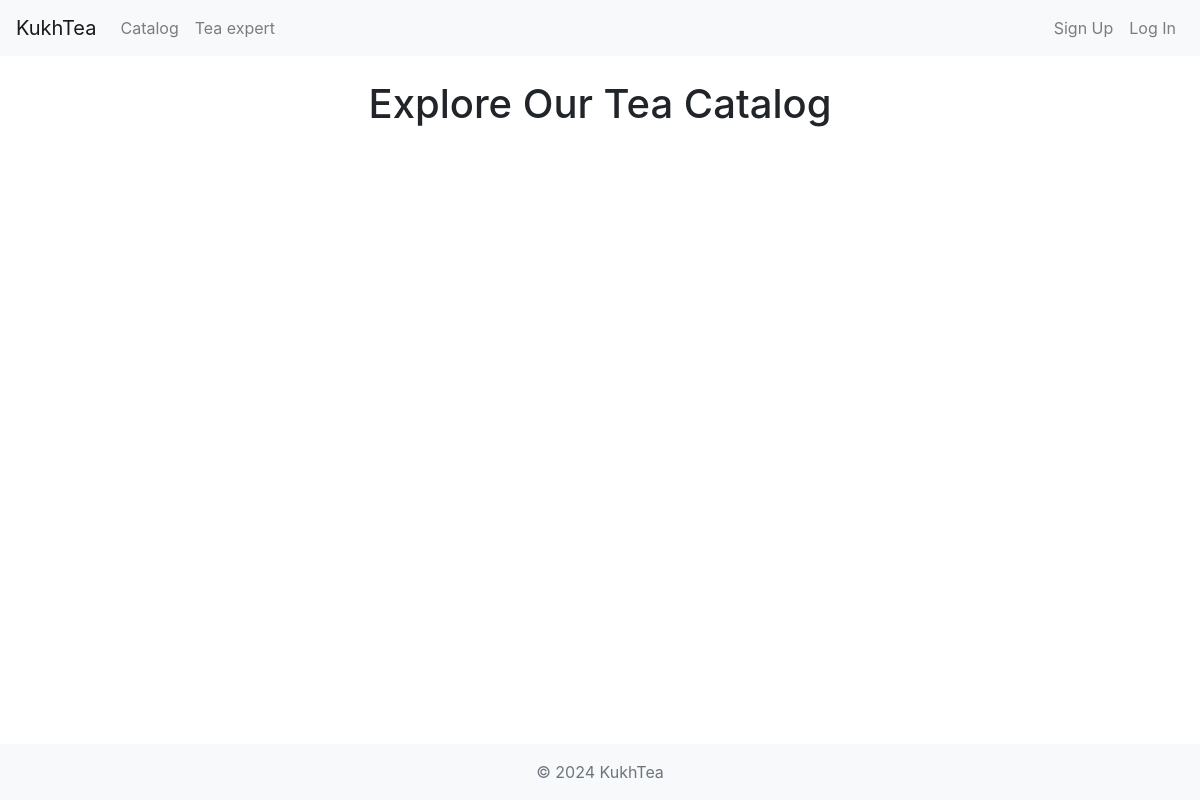
/catalog/, run on an earlier commit of the app's database.
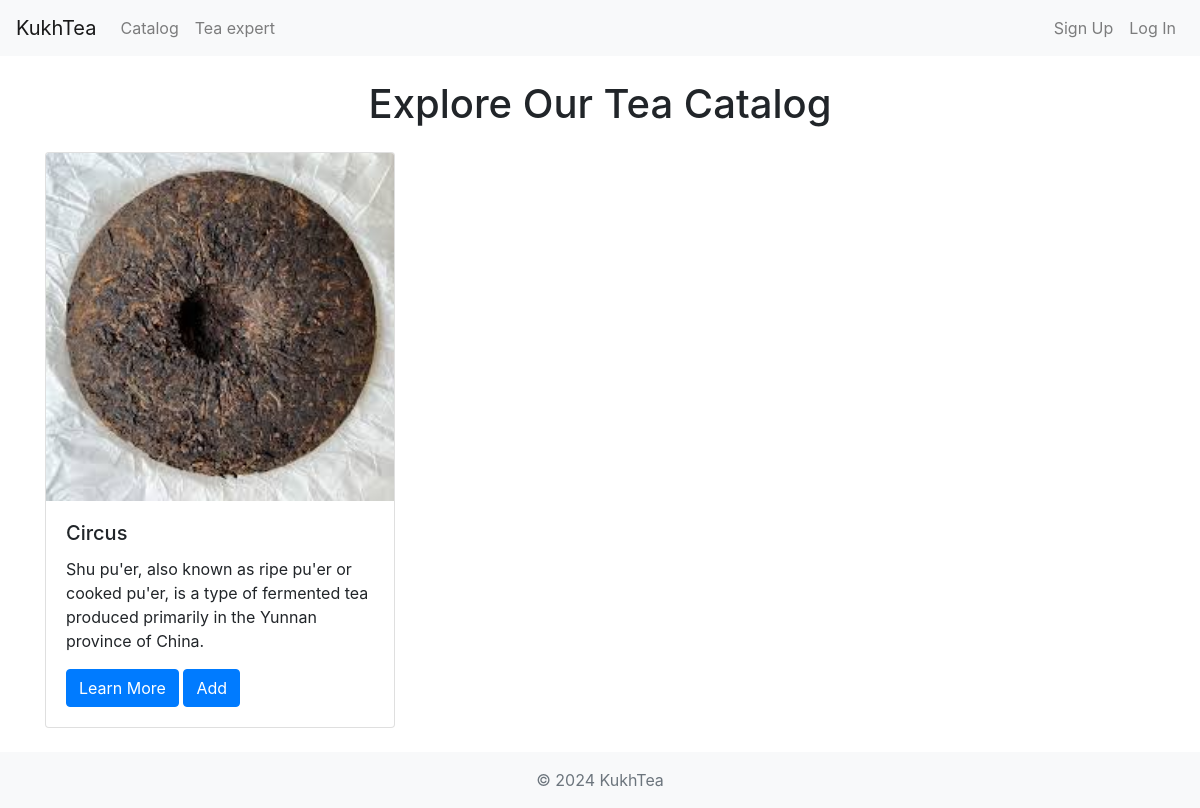
And on a later commit of the database.
### app/models.py (models this page shows, shortened)
class Product(models.Model):
	name = models.CharField(max_length=100)
	category = models.ForeignKey(Category, on_delete=models.CASCADE, default=1)
	description = models.CharField(max_length=250, default='', blank=True, null=True)
	image = models.ImageField(upload_to='uploads/product/')
	favourite = models.ManyToManyField(User, related_name='favourite_products')

### app/views.py (the view)
# urls.py: path('catalog/', views.catalog, name="Catalog"),
def catalog(request):
    products = Product.objects.all()
    return render(request, "catalog.html", {'products' : products})

### app/templates/catalog.html (shortened to what this page needs)
{% extends "index.html" %}
{% block content %}
{% load static %}
<div class="container">
    <br/>
    <div class="row">
        <div class="col-md-12">
            <h1 class="text-center mb-4">Explore Our Tea Catalog</h1>
        </div>
    </div>
    <div class="row">
        {% for product in products %}
        <div class="col-md-4">
            <div class="card mb-4">
                <img src="{{ product.image.url }}" class="card-img-top" alt="Green Tea">
                <div class="card-body">
                    <h5 class="card-title">{{ product.name }}</h5>
                    <p class="card-text">{{ product.description}}</p>
                    <a href="{% url 'Product' product.id %}" class="btn btn-primary">Learn More</a>
                    <a  href="{% url 'collection_add' product.pk %}" class="btn btn-primary"> Add </a>
                </div>
            </div>
        </div>
        {% endfor %}
    </div>
</div>
{% endblock %}

What changed in the data, as far as the page shows it:
added Product: image (picture), name "Circus", description "Shu pu'er, also known as ripe pu'er or cooked pu'er, is a type of fermented tea produced primarily in the Yunnan province of China."
